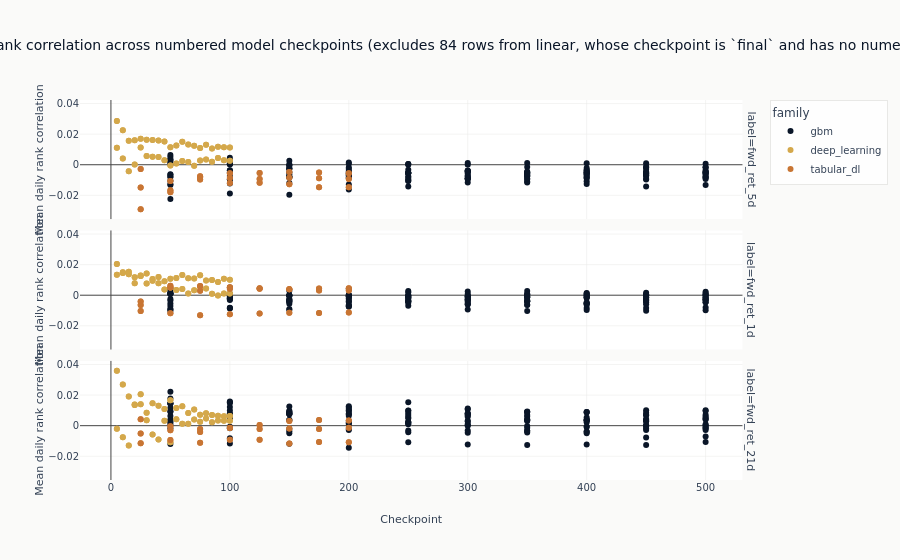

Write notebook code for a chart like this one.
### Code cell
# Families whose checkpoint is `final` carry no numeric checkpoint position, so they have no x
# coordinate on this axis and plotly would drop them without saying so. They are excluded here by
# name rather than silently, and the count is stated in the title.
numbered = diagnosed.filter(pl.col("checkpoint_value").is_not_null())
unnumbered = diagnosed.filter(pl.col("checkpoint_value").is_null())
excluded_families = sorted(set(unnumbered.get_column("family"))) if unnumbered.height else []
figure = px.scatter(
    numbered,
    x="checkpoint_value",
    y="ic_mean",
    color="family",
    facet_row="label",
    hover_data=["config_name", "prediction_hash"],
    title=(
        "Validation rank correlation across numbered model checkpoints"
        + (
            f" (excludes {unnumbered.height} rows from {', '.join(excluded_families)},"
            " whose checkpoint is `final` and has no numeric position)"
            if excluded_families
            else ""
        )
    ),
    labels={"checkpoint_value": "Checkpoint", "ic_mean": "Mean daily rank correlation"},
)
figure.show()

### Figure 1 — Plotly figure (JSON) as saved in the notebook; plotly's stock layout.template omitted (floating-point values rounded to 4 significant figures; data arrays with more than 128 entries replaced by an {"elided": "..."} marker saying what was removed)
{"data": [{"customdata": {"elided": "150x2 str values"}, "hovertemplate": "family=gbm<br>label=fwd_ret_5d<br>Checkpoint=%{x}<br>Mean daily rank correlation=%{y}<br>config_name=%{customdata[0]}<br>prediction_hash=%{customdata[1]}<extra></extra>", "legendgroup": "gbm", "marker": {"color": "#0a1628", "symbol": "circle"}, "mode": "markers", "name": "gbm", "orientation": "v", "showlegend": true, "type": "scatter", "x": {"elided": "150 int values"}, "xaxis": "x3", "y": {"elided": "150 float values"}, "yaxis": "y3"}, {"customdata": {"elided": "150x2 str values"}, "hovertemplate": "family=gbm<br>label=fwd_ret_1d<br>Checkpoint=%{x}<br>Mean daily rank correlation=%{y}<br>config_name=%{customdata[0]}<br>prediction_hash=%{customdata[1]}<extra></extra>", "legendgroup": "gbm", "marker": {"color": "#0a1628", "symbol": "circle"}, "mode": "markers", "name": "gbm", "orientation": "v", "showlegend": false, "type": "scatter", "x": {"elided": "150 int values"}, "xaxis": "x2", "y": {"elided": "150 float values"}, "yaxis": "y2"}, {"customdata": {"elided": "150x2 str values"}, "hovertemplate": "family=gbm<br>label=fwd_ret_21d<br>Checkpoint=%{x}<br>Mean daily rank correlation=%{y}<br>config_name=%{customdata[0]}<br>prediction_hash=%{customdata[1]}<extra></extra>", "legendgroup": "gbm", "marker": {"color": "#0a1628", "symbol": "circle"}, "mode": "markers", "name": "gbm", "orientation": "v", "showlegend": false, "type": "scatter", "x": {"elided": "150 int values"}, "xaxis": "x", "y": {"elided": "150 float values"}, "yaxis": "y"}, {"customdata": {"elided": "80x2 str values"}, "hovertemplate": "family=deep_learning<br>label=fwd_ret_5d<br>Checkpoint=%{x}<br>Mean daily rank correlation=%{y}<br>config_name=%{customdata[0]}<br>prediction_hash=%{customdata[1]}<extra></extra>", "legendgroup": "deep_learning", "marker": {"color": "#D4A84B", "symbol": "circle"}, "mode": "markers", "name": "deep_learning", "orientation": "v", "showlegend": true, "type": "scatter", "x": [60, 70, 70, 85, 80, 25, 100, 60, 75, 35, 40, 55, 5, 15, 55, 30, 75, 50, 30, 20, 95, 10, 100, 25, 85, 95, 20, 5, 95, 90, 65, 40, 65, 65, 85, 80, 10, 80, 25, 50, 25, 20, 60, 50, 95, 55, 15, 80, 45, 35, 15, 50, 5, 100, 90, 30, 10, 60, 35, 20, 5, 40, 90, 75, 45, 90, 75, 70, 100, 35, 55, 70, 15, 40, 45, 10, 30, 65, 45, 85], "xaxis": "x3", "y": [0.002365, 0.01238, -0.0006843, 0.0106, 0.01302, 0.01698, 0.01121, 0.002365, 0.011, 0.01617, 0.005057, 0.0126, 0.01106, 0.01567, 0.0126, 0.01632, 0.00277, 0.01148, 0.005792, 0.01606, 0.002898, 0.004017, 0.002538, 0.01698, 0.001936, 0.002898, 0.0001878, 0.01106, 0.01139, 0.01175, 0.00179, 0.005057, 0.01321, 0.01321, 0.0106, 0.003405, 0.02251, 0.01302, 0.01129, 0.01148, 0.01129, 0.01606, 0.01504, -0.0004889, 0.01139, 0.0007641, -0.004313, 0.003405, 0.002861, 0.005181, -0.004313, -0.0004889, 0.02869, 0.01121, 0.004348, 0.005792, 0.004017, 0.01504, 0.01617, 0.0001878, 0.02869, 0.01586, 0.01175, 0.00277, 0.01525, 0.004348, 0.011, -0.0006843, 0.002538, 0.005181, 0.0007641, 0.01238, 0.01567, 0.01586, 0.002861, 0.02251, 0.01632, 0.00179, 0.01525, 0.001936], "yaxis": "y3"}, {"customdata": {"elided": "80x2 str values"}, "hovertemplate": "family=deep_learning<br>label=fwd_ret_1d<br>Checkpoint=%{x}<br>Mean daily rank correlation=%{y}<br>config_name=%{customdata[0]}<br>prediction_hash=%{customdata[1]}<extra></extra>", "legendgroup": "deep_learning", "marker": {"color": "#D4A84B", "symbol": "circle"}, "mode": "markers", "name": "deep_learning", "orientation": "v", "showlegend": false, "type": "scatter", "x": [55, 65, 50, 35, 90, 50, 90, 60, 10, 25, 30, 15, 50, 40, 10, 100, 95, 35, 30, 75, 55, 25, 70, 30, 35, 45, 45, 70, 5, 40, 65, 15, 80, 75, 100, 65, 10, 100, 85, 95, 70, 80, 85, 45, 75, 40, 95, 90, 15, 20, 5, 25, 20, 35, 100, 60, 95, 60, 80, 5, 85, 10, 25, 30, 60, 45, 5, 65, 75, 70, 50, 90, 20, 55, 40, 55, 80, 15, 20, 85], "xaxis": "x2", "y": [0.003338, 0.001042, 0.01073, 0.01063, 0.008612, 0.005064, -0.0002087, 0.004005, 0.01504, 0.01255, 0.007725, 0.01543, 0.01073, 0.007778, 0.01452, 0.001166, 0.01072, 0.01063, 0.01421, 0.01305, 0.01133, 0.01296, 0.003323, 0.007725, 0.009381, 0.003762, 0.009108, 0.0109, 0.02045, 0.01198, 0.01103, 0.01368, 0.009546, 0.01305, 0.001166, 0.01103, 0.01504, 0.01006, 0.0009168, 0.001139, 0.003323, 0.009546, 0.0009168, 0.009108, 0.005477, 0.007778, 0.001139, 0.008612, 0.01368, 0.01171, 0.0133, 0.01255, 0.007798, 0.009381, 0.01006, 0.01315, 0.01072, 0.01315, 0.004416, 0.0133, 0.009922, 0.01452, 0.01296, 0.01421, 0.004005, 0.003762, 0.02045, 0.001042, 0.005477, 0.0109, 0.005064, -0.0002087, 0.007798, 0.01133, 0.01198, 0.003338, 0.004416, 0.01543, 0.01171, 0.009922], "yaxis": "y2"}, {"customdata": {"elided": "80x2 str values"}, "hovertemplate": "family=deep_learning<br>label=fwd_ret_21d<br>Checkpoint=%{x}<br>Mean daily rank correlation=%{y}<br>config_name=%{customdata[0]}<br>prediction_hash=%{customdata[1]}<extra></extra>", "legendgroup": "deep_learning", "marker": {"color": "#D4A84B", "symbol": "circle"}, "mode": "markers", "name": "deep_learning", "orientation": "v", "showlegend": false, "type": "scatter", "x": [65, 35, 5, 45, 40, 70, 25, 70, 10, 15, 5, 50, 60, 40, 35, 85, 100, 30, 85, 50, 30, 95, 15, 75, 40, 55, 55, 5, 90, 80, 70, 80, 60, 90, 85, 80, 20, 65, 50, 45, 80, 75, 15, 25, 20, 20, 10, 60, 90, 55, 65, 25, 100, 45, 95, 35, 40, 30, 100, 70, 85, 60, 30, 100, 15, 10, 75, 10, 45, 65, 5, 75, 95, 35, 50, 25, 55, 20, 90, 95], "xaxis": "x", "y": [0.008212, 0.01462, 0.036, 0.01084, -0.009105, 0.01064, 0.02052, 0.003999, -0.007613, 0.01901, 0.036, -0.01093, 0.001249, 0.01302, 0.01462, 0.006988, 0.003166, 0.00849, 0.006988, -0.01093, 0.00849, 0.006128, 0.01901, 0.002567, -0.009105, 0.004256, 0.004256, -0.002005, 0.003422, 0.004684, 0.003999, 0.004684, 0.001249, 0.003422, 0.002178, 0.008046, 0.0138, 0.001255, 0.01662, 0.003189, 0.008046, 0.00717, -0.01297, 0.02052, 0.0138, 0.01345, 0.02696, 0.01277, 0.006514, 0.01162, 0.008212, 0.01397, 0.006391, 0.01084, 0.003212, -0.005736, 0.01302, 0.003581, 0.006391, 0.01064, 0.002178, 0.01277, 0.003581, 0.003166, -0.01297, 0.02696, 0.002567, -0.007613, 0.003189, 0.001255, -0.002005, 0.00717, 0.006128, -0.005736, 0.01662, 0.01397, 0.01162, 0.01345, 0.006514, 0.003212], "yaxis": "y"}, {"customdata": [["tabm_s", "039c56702e88"], ["tabm_s", "0751d64738ae"], ["tabm_m", "175e368f24ac"], ["tabm_s", "190a7323d12d"], ["tabm_l", "27299bbaf8e2"], ["tabm_m", "2933ba7608b4"], ["tabm_m", "296531884fa8"], ["tabm_m", "379d19e4076e"], ["tabm_l", "3f6eb8b3432c"], ["tabm_l", "476f80064e19"], ["tabm_l", "5460c20a48af"], ["tabm_m", "569a0fe11b53"], ["tabm_l", "5bf669f0477f"], ["tabm_s", "5f45fad68a51"], ["tabm_m", "63fcf198f686"], ["tabm_s", "6585e6fb2af9"], ["tabm_m", "66bac022de30"], ["tabm_l", "67e654a04869"], ["tabm_l", "6c7742c4fcf5"], ["tabm_l", "76eab3c90083"], ["tabm_m", "77913779a019"], ["tabm_s", "7d0f251f9e43"], ["tabm_s", "81b2bf5b42b3"], ["tabm_l", "8425d83d9ed1"], ["tabm_m", "8535cbc572bc"], ["tabm_l", "89e8c1d3686e"], ["tabm_l", "92eb0e4a1732"], ["tabm_s", "973ae87f0dbd"], ["tabm_m", "99ead019d123"], ["tabm_m", "9a18349b8d05"], ["tabm_l", "9e2a3febe641"], ["tabm_m", "a6a295aa015d"], ["tabm_s", "a7dd3a9eeabd"], ["tabm_m", "adab498ffa6b"], ["tabm_s", "adddb2d8abe1"], ["tabm_s", "aed076259ff0"], ["tabm_l", "bb1026298f19"], ["tabm_l", "bc1d520ad5a3"], ["tabm_l", "bf2448d952ed"], ["tabm_l", "c876815cd0fe"], ["tabm_s", "cd71d7928080"], ["tabm_s", "cf3081172f30"], ["tabm_m", "d1270f676cb3"], ["tabm_m", "e04ae5200c10"], ["tabm_s", "e3b8515c7373"], ["tabm_m", "ed6435fa0f31"], ["tabm_s", "f1b4afbfdfdf"], ["tabm_s", "ff41f25b7fbf"]], "hovertemplate": "family=tabular_dl<br>label=fwd_ret_5d<br>Checkpoint=%{x}<br>Mean daily rank correlation=%{y}<br>config_name=%{customdata[0]}<br>prediction_hash=%{customdata[1]}<extra></extra>", "legendgroup": "tabular_dl", "marker": {"color": "#C87533", "symbol": "circle"}, "mode": "markers", "name": "tabular_dl", "orientation": "v", "showlegend": true, "type": "scatter", "x": [200, 100, 175, 125, 25, 200, 25, 100, 150, 100, 25, 25, 125, 200, 200, 125, 75, 200, 75, 175, 175, 100, 175, 50, 125, 150, 125, 50, 150, 150, 50, 125, 150, 50, 75, 150, 75, 100, 175, 200, 25, 50, 75, 100, 25, 50, 75, 175], "xaxis": "x3", "y": [-0.0148, -0.01194, -0.008766, -0.01185, -0.01488, -0.009284, -0.002766, -0.008692, -0.004785, -0.005499, -0.01488, -0.002766, -0.005362, -0.0148, -0.009284, -0.01185, -0.008447, -0.005623, -0.007545, -0.005022, -0.008766, -0.01194, -0.01465, -0.01057, -0.00927, -0.004785, -0.005362, -0.01806, -0.008508, -0.008508, -0.01057, -0.00927, -0.01276, -0.01661, -0.009663, -0.01276, -0.007545, -0.005499, -0.005022, -0.005623, -0.02919, -0.01806, -0.008447, -0.008692, -0.02919, -0.01661, -0.009663, -0.01465], "yaxis": "y3"}, {"customdata": [["tabm_l", "01e41111cb52"], ["tabm_m", "04bcb617f62e"], ["tabm_m", "0db3df56555a"], ["tabm_m", "0e4715bd4124"], ["tabm_l", "152d5912e21c"], ["tabm_s", "18cee173f0dc"], ["tabm_l", "191e1c0ac0ee"], ["tabm_s", "1b1c46b08acd"], ["tabm_l", "1c3e7bdc5b3e"], ["tabm_s", "243c981790e5"], ["tabm_s", "355ed872cacb"], ["tabm_m", "435332fe9dad"], ["tabm_l", "4c52ed398171"], ["tabm_m", "57cfda8dccae"], ["tabm_m", "5e3014560c6c"], ["tabm_l", "5e70cb459205"], ["tabm_m", "632ebc1b55f7"], ["tabm_m", "74caf4e0882f"], ["tabm_s", "7931492d800a"], ["tabm_s", "7bfe5132ffdf"], ["tabm_m", "7ccb0f230d93"], ["tabm_l", "83b706ea3f17"], ["tabm_s", "8434e36f15b3"], ["tabm_s", "8567b4011aa5"], ["tabm_m", "861e11ff2448"], ["tabm_s", "8ea2989e5f66"], ["tabm_s", "91868fa741e6"], ["tabm_s", "925f6d9f4f6c"], ["tabm_m", "93f76376a374"], ["tabm_l", "9deaf63b1d24"], ["tabm_m", "ab743e71ea91"], ["tabm_s", "b5507955b48b"], ["tabm_l", "b5ca1d52162e"], ["tabm_m", "b5f24cda9f4e"], ["tabm_m", "c0916005367b"], ["tabm_s", "c1cfb7cde68e"], ["tabm_s", "ccd701e53787"], ["tabm_l", "d3cb868f2070"], ["tabm_s", "d48cef8f4592"], ["tabm_l", "d937c16f7118"], ["tabm_l", "dd43f6cf2af2"], ["tabm_l", "e1e57ac87164"], ["tabm_m", "efc89add3be1"], ["tabm_m", "f2c34763e4d4"], ["tabm_l", "f54395b6bcd2"], ["tabm_l", "f73ceb4e1a7c"], ["tabm_l", "f9155c11faba"], ["tabm_s", "fce2b00758da"]], "hovertemplate": "family=tabular_dl<br>label=fwd_ret_1d<br>Checkpoint=%{x}<br>Mean daily rank correlation=%{y}<br>config_name=%{customdata[0]}<br>prediction_hash=%{customdata[1]}<extra></extra>", "legendgroup": "tabular_dl", "marker": {"color": "#C87533", "symbol": "circle"}, "mode": "markers", "name": "tabular_dl", "orientation": "v", "showlegend": false, "type": "scatter", "x": [50, 50, 200, 175, 100, 125, 200, 150, 25, 25, 75, 25, 75, 75, 100, 150, 150, 175, 25, 100, 50, 100, 175, 200, 150, 150, 75, 200, 125, 125, 200, 50, 175, 100, 75, 175, 125, 175, 100, 50, 150, 75, 25, 125, 125, 200, 25, 50], "xaxis": "x2", "y": [0.006267, 0.005071, 0.003159, 0.00313, 0.004194, -0.01192, 0.004524, -0.0114, -0.004033, -0.01025, -0.01315, -0.006445, 0.002941, 0.005958, 0.005126, 0.003866, 0.003951, 0.00313, -0.01025, -0.01247, 0.005071, 0.004194, -0.01156, -0.01134, 0.003951, -0.0114, -0.01315, -0.01134, 0.004266, 0.004526, 0.003159, -0.01173, 0.004456, 0.005126, 0.005958, -0.01156, -0.01192, 0.004456, -0.01247, 0.006267, 0.003866, 0.002941, -0.006445, 0.004266, 0.004526, 0.004524, -0.004033, -0.01173], "yaxis": "y2"}, {"customdata": [["tabm_s", "02bc2f2f4c71"], ["tabm_l", "03e9540dbeb8"], ["tabm_s", "0768a4b2e75d"], ["tabm_m", "08ae078b3ed3"], ["tabm_l", "0e43990927ac"], ["tabm_m", "126553c8df96"], ["tabm_m", "13284491ec79"], ["tabm_s", "24e44f372199"], ["tabm_m", "264c191e80ac"], ["tabm_l", "2f0b9fbecab2"], ["tabm_m", "309dce776162"], ["tabm_s", "30c457021d3a"], ["tabm_l", "3e5003a3d150"], ["tabm_s", "3fece770eaa2"], ["tabm_m", "45992621d777"], ["tabm_l", "4bc7c8767ceb"], ["tabm_l", "4d49f073b71a"], ["tabm_m", "4ff6dbf99b58"], ["tabm_s", "6094616c52fa"], ["tabm_l", "615228463a26"], ["tabm_s", "63e97b45d2a8"], ["tabm_s", "67435190e7ce"], ["tabm_m", "687f19f768f5"], ["tabm_l", "6de67096568d"], ["tabm_s", "743a42255dba"], ["tabm_m", "79a7675a9a43"], ["tabm_s", "7a0f8c9f2a7d"], ["tabm_m", "7e949c4b5a91"], ["tabm_m", "8d3444f52e45"], ["tabm_s", "905d8056f74f"], ["tabm_m", "9270582fdab1"], ["tabm_s", "a0c74388564a"], ["tabm_m", "a9beee29b7c8"], ["tabm_s", "abd742bbda6a"], ["tabm_l", "b38b70167a62"], ["tabm_l", "b8aaeb517389"], ["tabm_s", "baeae58b5d24"], ["tabm_l", "c304a4d52bad"], ["tabm_m", "c334338f1e3d"], ["tabm_l", "cf86cfd17b07"], ["tabm_s", "d8636c553442"], ["tabm_l", "dc71fa146a3d"], ["tabm_m", "e85a688ed60e"], ["tabm_l", "ebda68c5bb3c"], ["tabm_m", "ed91fb642517"], ["tabm_l", "f37db530a6b8"], ["tabm_s", "fa75a7ce8095"], ["tabm_l", "ff1f6d025448"]], "hovertemplate": "family=tabular_dl<br>label=fwd_ret_21d<br>Checkpoint=%{x}<br>Mean daily rank correlation=%{y}<br>config_name=%{customdata[0]}<br>prediction_hash=%{customdata[1]}<extra></extra>", "legendgroup": "tabular_dl", "marker": {"color": "#C87533", "symbol": "circle"}, "mode": "markers", "name": "tabular_dl", "orientation": "v", "showlegend": false, "type": "scatter", "x": [75, 125, 25, 100, 175, 125, 25, 125, 75, 75, 175, 150, 150, 175, 175, 25, 125, 25, 100, 150, 125, 75, 150, 175, 50, 125, 200, 200, 75, 50, 200, 100, 50, 25, 75, 50, 200, 25, 100, 50, 150, 100, 150, 200, 50, 200, 175, 100], "xaxis": "x", "y": [-0.0111, -0.002192, -0.01145, -0.001511, -0.002204, 0.000382, -0.005118, -0.009167, -0.004069, -0.002222, 0.003773, -0.01158, -0.001905, -0.01071, 0.003773, 0.004256, -0.002192, -0.005118, -0.009152, -0.001905, -0.009167, -0.0111, 0.003065, -0.002204, -0.009292, 0.000382, -0.01078, 0.003436, -0.004069, -0.009292, 0.003436, -0.009152, -0.003033, -0.01145, -0.002222, -0.0004508, -0.01078, 0.004256, -0.001511, -0.0004508, -0.01158, -0.001372, 0.003065, -0.001279, -0.003033, -0.001279, -0.01071, -0.001372], "yaxis": "y"}], "layout": {"annotations": [{"font": {}, "showarrow": false, "text": "label=fwd_ret_21d", "textangle": 90, "x": 0.98, "xanchor": "left", "xref": "paper", "y": 0.1567, "yanchor": "middle", "yref": "paper"}, {"font": {}, "showarrow": false, "text": "label=fwd_ret_1d", "textangle": 90, "x": 0.98, "xanchor": "left", "xref": "paper", "y": 0.5, "yanchor": "middle", "yref": "paper"}, {"font": {}, "showarrow": false, "text": "label=fwd_ret_5d", "textangle": 90, "x": 0.98, "xanchor": "left", "xref": "paper", "y": 0.8433, "yanchor": "middle", "yref": "paper"}], "legend": {"title": {"text": "family"}, "tracegroupgap": 0}, "title": {"text": "Validation rank correlation across numbered model checkpoints (excludes 84 rows from linear, whose checkpoint is `final` and has no numeric position)"}, "xaxis": {"anchor": "y", "domain": [0.0, 0.98], "title": {"text": "Checkpoint"}}, "xaxis2": {"anchor": "y2", "domain": [0.0, 0.98], "matches": "x", "showticklabels": false}, "xaxis3": {"anchor": "y3", "domain": [0.0, 0.98], "matches": "x", "showticklabels": false}, "yaxis": {"anchor": "x", "domain": [0.0, 0.3133], "title": {"text": "Mean daily rank correlation"}}, "yaxis2": {"anchor": "x2", "domain": [0.3433, 0.6567], "matches": "y", "title": {"text": "Mean daily rank correlation"}}, "yaxis3": {"anchor": "x3", "domain": [0.6867, 1.0], "matches": "y", "title": {"text": "Mean daily rank correlation"}}}}
